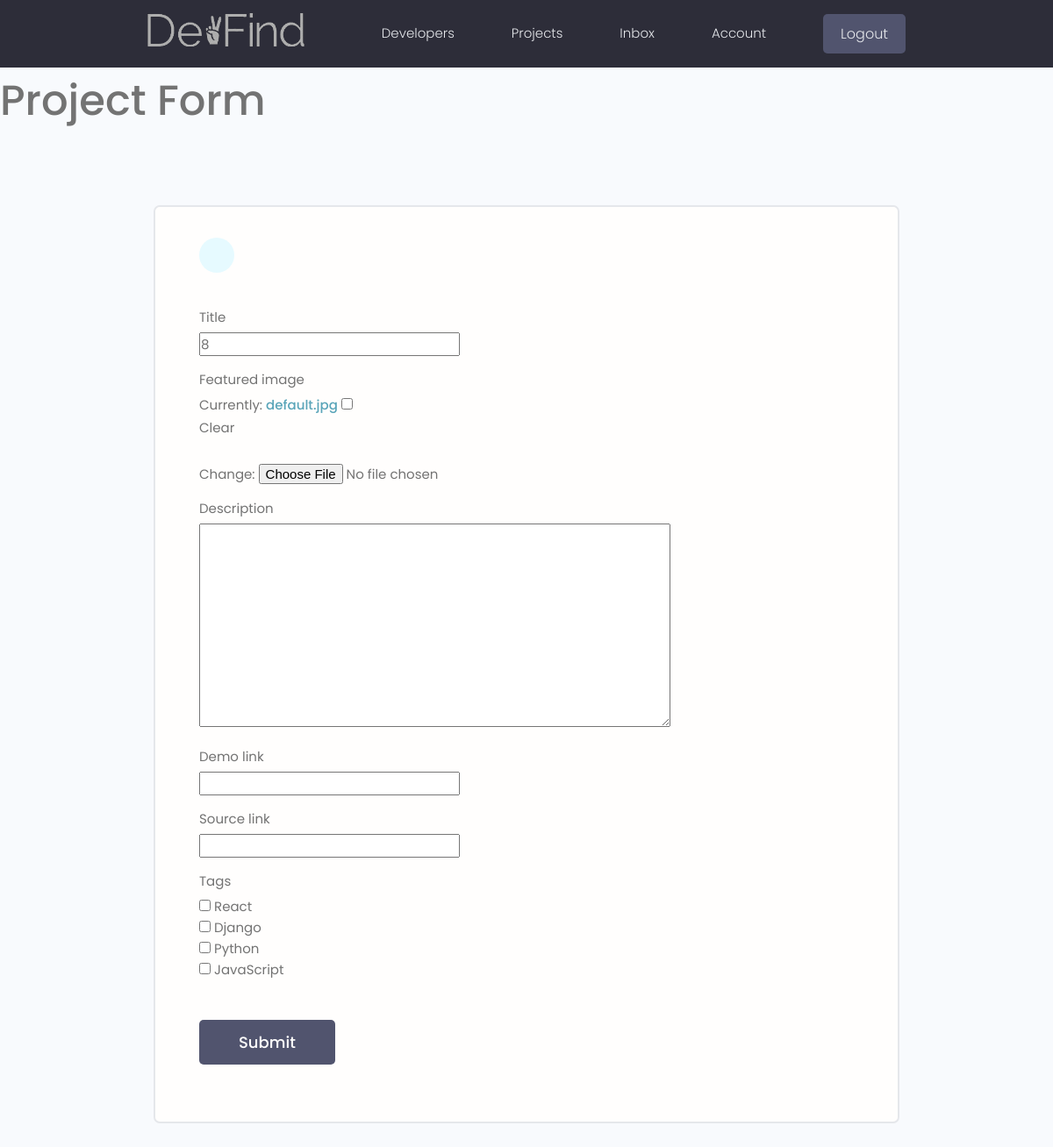
The page /projects/update-project/0eccb195-dccb-470c-9347-ff88e1fadd36/ (signed in) on the database as committed earlier.
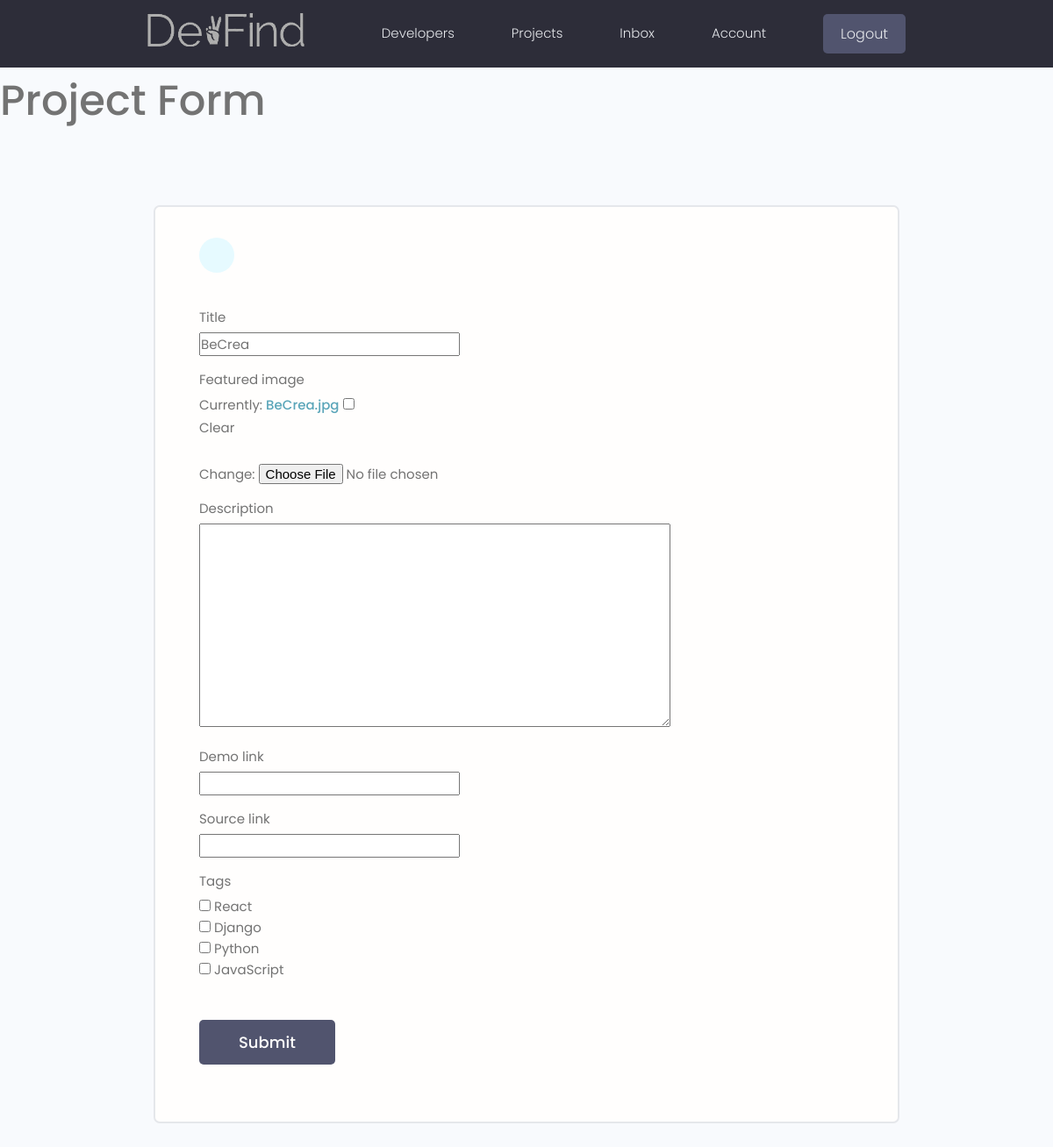
The same page on the database as committed later.
### projects/models.py (models this page shows, shortened)
class Project(models.Model):
    owner= models.ForeignKey(Profile, null=True, blank=True, on_delete=models.SET_NULL)
    title = models.CharField(max_length=200)
    description = models.TextField(null=True, blank=True)
    featured_image = models.ImageField(null=True, blank=True, default="default.jpg")
    demo_link = models.CharField(max_length=2000, null=True, blank=True)
    source_link = models.CharField(max_length=2000, null=True, blank=True)
    tags = models.ManyToManyField('Tag', blank=True)
    vote_total = models.IntegerField(default=0, null=True, blank=True)
    vote_ratio = models.IntegerField(default=0, null=True, blank=True)
    created = models.DateTimeField(auto_now_add=True)
    id = models.UUIDField(default=uuid.uuid4, unique=True, primary_key=True, editable=False)
    def __str__(self):
        return self.title
    class Meta:
        ordering = ['-vote_ratio', '-vote_total', 'title']

### projects/views.py (the view)
# urls.py: path('update-project/<str:pk>/', views.updateProject, name="update-project"),
@login_required(login_url="login")
def updateProject(request, pk):
    profile = request.user.profile
    project = profile.project_set.get(id=pk)
    print(project)
    form = ProjectForm(instance=project)
    if request.method == 'POST':
        form = ProjectForm(request.POST, request.FILES, instance=project)
        if form.is_valid():
            form.save()
            return redirect('account')
    context = {'form': form}
    return render(request, "projects/project_form.html", context)

### projects/forms.py (shortened to what this page needs)
class ProjectForm(ModelForm):
    class Meta:
        model = Project
        fields = ['title', 'featured_image', 'description', 'demo_link', 'source_link', 'tags']
        widgets = {
            'tags': forms.CheckboxSelectMultiple(),
        }

### projects/models.py (called while the page is built)
    def __str__(self):
        return self.name

### projects/templates/projects/project_form.html (shortened to what this page needs)
{% extends 'main.html' %} {% block content %}
<h1>Project Form</h1>
<main class="formPage my-xl">
  <div class="content-box">
    <div class="formWrapper">
      <a class="backButton" href="{% url 'projects' %}"
        ></a
      >
      <br />
      <form class="form" method="POST" enctype="multipart/form-data">
        {% for field in form %}
        <div class="form__field">
          <label for="formInput#text">{{ field.label }} </label>
          {{ field }}
        </div>
        {% endfor %}
        <input
          class="btn btn--sub btn--lg my-md"
          type="submit"
          value="Submit"
        />
      </form>
    </div>
  </div>
</main>
{% endblock %}

Rows that differ between the two databases and show on the page:
changed Project: title "8" → "BeCrea"
Other text that changed with them:
text no longer shown: "Currently: default.jpg Clear Change:"
text now shown: "Currently: BeCrea.jpg Clear Change:"
